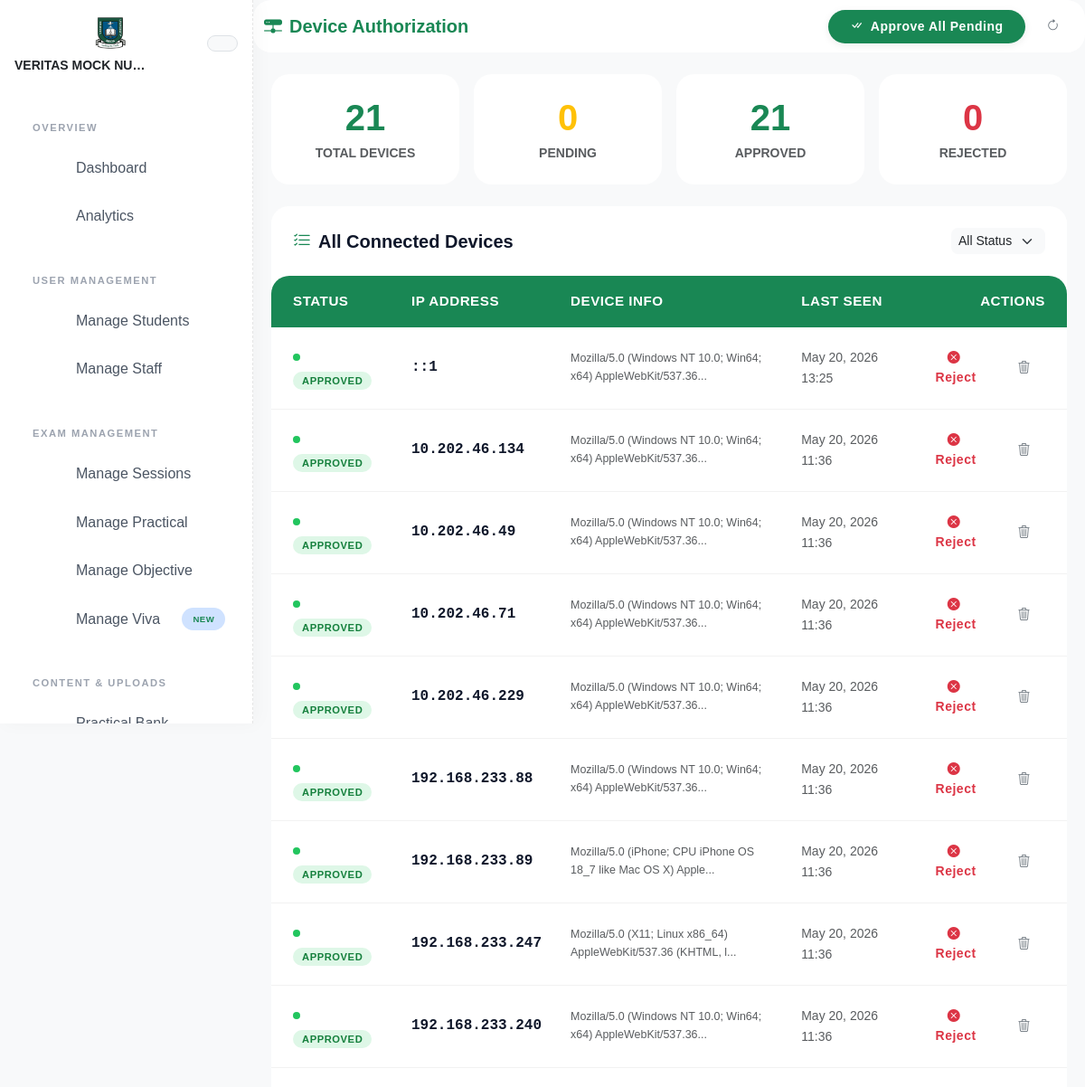
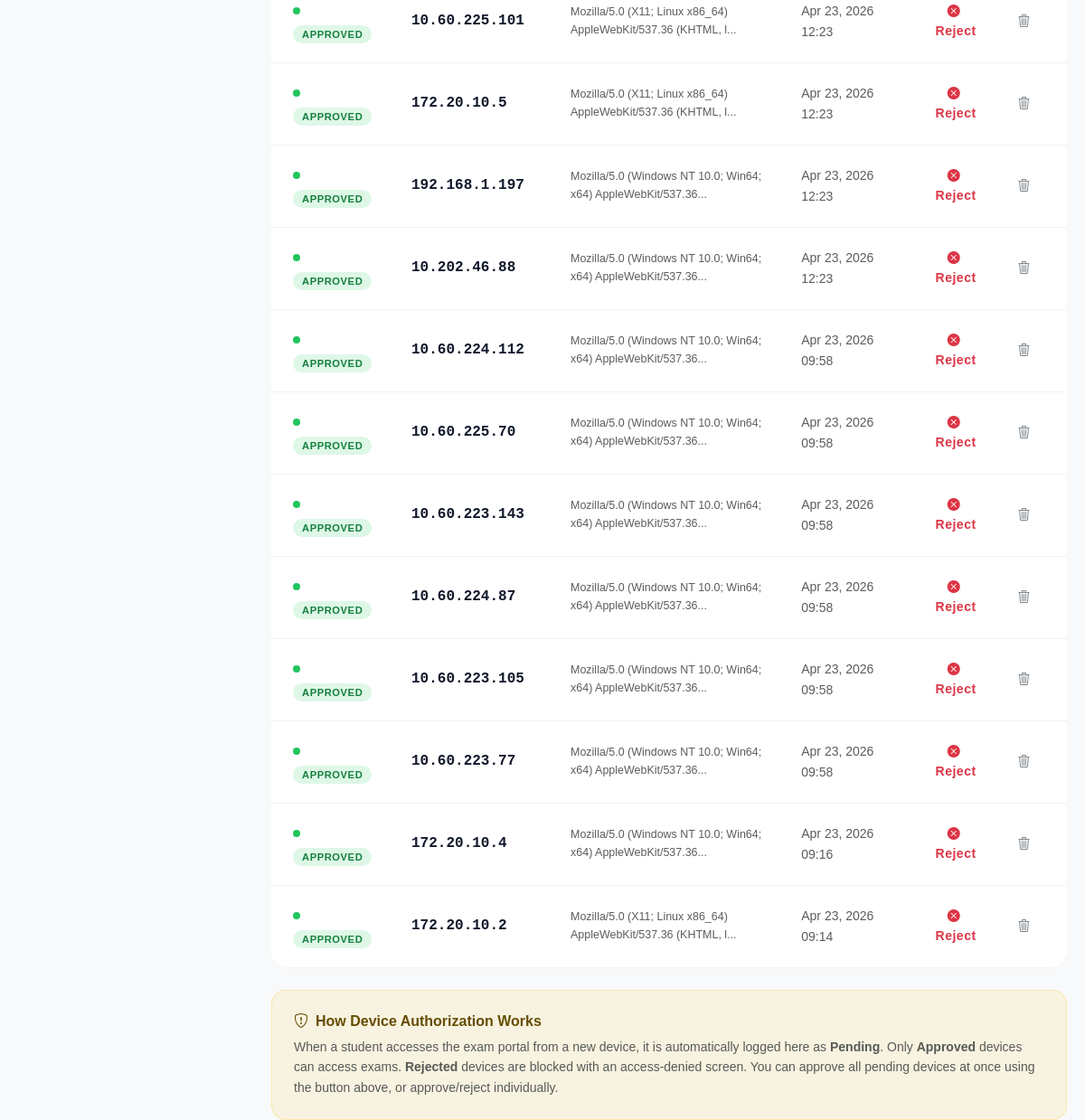
The page /admin_devices.php (signed in) on the database its author committed (2 pictures, top to bottom).
### tables this page shows
CREATE TABLE `approved_devices` (
  `id` int(11) NOT NULL AUTO_INCREMENT,
  `ip_address` varchar(45) NOT NULL,
  `mac_address` varchar(100) DEFAULT NULL,
  `device_info` text DEFAULT NULL,
  `status` enum('pending','approved','rejected') DEFAULT 'pending',
  `last_seen` timestamp NOT NULL DEFAULT current_timestamp() ON UPDATE current_timestamp(),
  `created_at` timestamp NOT NULL DEFAULT current_timestamp(),
  PRIMARY KEY (`id`),
  UNIQUE KEY `idx_approved_ip` (`ip_address`)
);

### admin_devices.php (the view, shortened to what this page needs)
<?php
require 'db.php';
?>
<!DOCTYPE html>
<html lang="en">
<head>
  <link href="assets/css/bootstrap.min.css" rel="stylesheet">
  <link href="https://cdn.jsdelivr.net/npm/bootstrap-icons@1.11.3/font/bootstrap-icons.min.css" rel="stylesheet">
  <link href="style_enhanced.css" rel="stylesheet">
</head>
<body class="bg-light">
<?php include 'admin_sidebar.php'; ?>
<div class="main-content">
  <nav class="navbar navbar-expand-lg navbar-light bg-white shadow-sm mb-4">
    <div class="container-fluid">
      <span class="navbar-brand fw-bold text-primary"><i class="bi bi-hdd-network-fill me-2"></i>Device Authorization</span>
      <div class="ms-auto d-flex gap-2">
        <button class="btn btn-success btn-sm rounded-pill fw-bold px-4" onclick="approveAll()">
          <i class="bi bi-check-all me-1"></i> Approve All Pending
        </button>
        <button class="btn btn-outline-secondary btn-sm rounded-pill px-3" onclick="location.reload()">
          <i class="bi bi-arrow-clockwise"></i>
        </button>
      </div>
    </div>
  </nav>
  <div class="container-xl">
    <div class="row g-3 mb-4">
      <?php
        $stats = $db->query("SELECT status, COUNT(*) as cnt FROM approved_devices GROUP BY status")->fetchAll(PDO::FETCH_KEY_PAIR);
        $pending  = $stats['pending']  ?? 0;
        $approved = $stats['approved'] ?? 0;
        $rejected = $stats['rejected'] ?? 0;
        $total    = $pending + $approved + $rejected;
      ?>
      <div class="col-md-3">
        <div class="card border-0 shadow-sm rounded-4 p-4 text-center">
          <div class="display-6 fw-bold text-primary"><?= $total ?></div>
          <div class="text-muted small fw-bold mt-1">TOTAL DEVICES</div>
        </div>
      </div>
      <div class="col-md-3">
        <div class="card border-0 shadow-sm rounded-4 p-4 text-center">
          <div class="display-6 fw-bold text-warning"><?= $pending ?></div>
          <div class="text-muted small fw-bold mt-1">PENDING</div>
        </div>
      </div>
      <div class="col-md-3">
        <div class="card border-0 shadow-sm rounded-4 p-4 text-center">
          <div class="display-6 fw-bold text-success"><?= $approved ?></div>
          <div class="text-muted small fw-bold mt-1">APPROVED</div>
        </div>
      </div>
      <div class="col-md-3">
        <div class="card border-0 shadow-sm rounded-4 p-4 text-center">
          <div class="display-6 fw-bold text-danger"><?= $rejected ?></div>
          <div class="text-muted small fw-bold mt-1">REJECTED</div>
        </div>
      </div>
    </div>
    <div class="card border-0 shadow-sm rounded-4 overflow-hidden">
      <div class="card-header bg-white border-0 p-4 d-flex justify-content-between align-items-center">
        <h5 class="mb-0 fw-bold"><i class="bi bi-list-check me-2 text-primary"></i>All Connected Devices</h5>
        <div class="d-flex gap-2">
          <select id="filterStatus" class="form-select form-select-sm rounded-3 border-0 bg-light" onchange="filterDevices(this.value)" style="width:auto;">
            <option value="all">All Status</option>
          </select>
        </div>
      </div>
      <div class="card-body p-0">
        <div class="table-responsive">
          <table class="table table-hover align-middle mb-0" id="devicesTable">
            <thead class="bg-light">
              <tr class="small text-uppercase text-muted" style="font-size:0.7rem; letter-spacing:0.05em;">
                <th class="ps-4 py-3 border-0">Status</th>
                <th class="py-3 border-0">IP Address</th>
                <th class="py-3 border-0">Device Info</th>
                <th class="py-3 border-0">Last Seen</th>
                <th class="py-3 border-0 text-end pe-4">Actions</th>
              </tr>
            </thead>
            <tbody>
              <?php
              $devices = $db->query("SELECT * FROM approved_devices ORDER BY FIELD(status,'pending','rejected','approved'), last_seen DESC")->fetchAll(PDO::FETCH_ASSOC);
              if (empty($devices)):
              ?>
              <tr><td colspan="5" class="text-center py-5 text-muted">
                <i class="bi bi-hdd-network display-4 d-block mb-3"></i>
                No devices registered yet. Devices will appear here when students attempt to access the portal.
              </td></tr>
              <?php else: foreach ($devices as $d): ?>
              <tr data-status="<?= $d['status'] ?>">
                <td class="ps-4 py-3">
                  <span class="pulse-dot dot-<?= $d['status'] ?>"></span>
                  <span class="status-badge badge-<?= $d['status'] ?>"><?= strtoupper($d['status']) ?></span>
                </td>
                <td class="py-3">
                  <div class="ip-code"><?= htmlspecialchars($d['ip_address']) ?></div>
                </td>
                <td class="py-3">
                  <div class="text-muted" style="font-size:0.78rem; max-width:280px;" title="<?= htmlspecialchars($d['device_info'] ?? '') ?>">
                    <?= htmlspecialchars(substr($d['device_info'] ?? 'Unknown', 0, 60)) ?><?= strlen($d['device_info'] ?? '') > 60 ? '...' : '' ?>
                  </div>
                </td>
                <td class="py-3">
                  <div class="small text-muted"><?= date('M j, Y H:i', strtotime($d['last_seen'])) ?></div>
                </td>
                <td class="py-3 text-end pe-4">
                  <div class="d-flex justify-content-end gap-2">
                    <?php if ($d['status'] !== 'rejected'): ?>
                    <button class="btn btn-sm btn-outline-danger rounded-pill fw-bold px-3"
                      onclick="deviceAction('reject','<?= htmlspecialchars($d['ip_address']) ?>', this)">
                      <i class="bi bi-x-circle-fill me-1"></i>Reject
                    </button>
                    <?php endif; ?>
                    <button class="btn btn-sm btn-outline-secondary rounded-pill px-3"
                      onclick="deviceAction('delete','<?= htmlspecialchars($d['ip_address']) ?>', this)">
                      <i class="bi bi-trash3"></i>
                    </button>
                  </div>
                </td>
              </tr>
              <?php endforeach; endif; ?>
            </tbody>
          </table>
        </div>
      </div>
    </div>
    <div class="mt-4 p-4 bg-warning bg-opacity-10 border border-warning border-opacity-25 rounded-4">
      <h6 class="fw-bold text-warning-emphasis mb-2"><i class="bi bi-shield-exclamation me-2"></i>How Device Authorization Works</h6>
      <p class="mb-0 small text-muted">
        When a student accesses the exam portal from a new device, it is automatically logged here as <strong>Pending</strong>.
        Only <strong>Approved</strong> devices can access exams. <strong>Rejected</strong> devices are blocked with an access-denied screen.
        You can approve all pending devices at once using the button above, or approve/reject individually.
      </p>
    </div>
  </div>
</div>
</body>
</html>

### rows shown on the page
approved_devices: status "APPROVED", ip_address "::1", device_info "Mozilla/5.0 (Windows NT 10.0; Win64; x64) AppleWebKit/537.36", last_seen "May 20, 2026 13:25"
approved_devices: status "APPROVED", ip_address "10.202.46.134", device_info "Mozilla/5.0 (Windows NT 10.0; Win64; x64) AppleWebKit/537.36", last_seen "May 20, 2026 11:36"
approved_devices: status "APPROVED", ip_address "10.202.46.49", device_info "Mozilla/5.0 (Windows NT 10.0; Win64; x64) AppleWebKit/537.36", last_seen "May 20, 2026 11:36"
approved_devices: status "APPROVED", ip_address "10.202.46.71", device_info "Mozilla/5.0 (Windows NT 10.0; Win64; x64) AppleWebKit/537.36", last_seen "May 20, 2026 11:36"
approved_devices: status "APPROVED", ip_address "10.202.46.229", device_info "Mozilla/5.0 (Windows NT 10.0; Win64; x64) AppleWebKit/537.36", last_seen "May 20, 2026 11:36"
approved_devices: status "APPROVED", ip_address "192.168.233.88", device_info "Mozilla/5.0 (Windows NT 10.0; Win64; x64) AppleWebKit/537.36", last_seen "May 20, 2026 11:36"
approved_devices: status "APPROVED", ip_address "192.168.233.89", device_info "Mozilla/5.0 (iPhone; CPU iPhone OS 18_7 like Mac OS X) Apple", last_seen "May 20, 2026 11:36"
approved_devices: status "APPROVED", ip_address "192.168.233.247", device_info "Mozilla/5.0 (X11; Linux x86_64) AppleWebKit/537.36 (KHTML, l", last_seen "May 20, 2026 11:36"
approved_devices: status "APPROVED", ip_address "192.168.233.240", device_info "Mozilla/5.0 (Windows NT 10.0; Win64; x64) AppleWebKit/537.36", last_seen "May 20, 2026 11:36"
approved_devices: status "APPROVED", ip_address "10.60.225.101", device_info "Mozilla/5.0 (X11; Linux x86_64) AppleWebKit/537.36 (KHTML, l", last_seen "Apr 23, 2026 12:23"
approved_devices: status "APPROVED", ip_address "172.20.10.5", device_info "Mozilla/5.0 (X11; Linux x86_64) AppleWebKit/537.36 (KHTML, l", last_seen "Apr 23, 2026 12:23"
approved_devices: status "APPROVED", ip_address "192.168.1.197", device_info "Mozilla/5.0 (Windows NT 10.0; Win64; x64) AppleWebKit/537.36", last_seen "Apr 23, 2026 12:23"
approved_devices: status "APPROVED", ip_address "10.202.46.88", device_info "Mozilla/5.0 (Windows NT 10.0; Win64; x64) AppleWebKit/537.36", last_seen "Apr 23, 2026 12:23"
approved_devices: status "APPROVED", ip_address "10.60.224.112", device_info "Mozilla/5.0 (Windows NT 10.0; Win64; x64) AppleWebKit/537.36", last_seen "Apr 23, 2026 09:58"
approved_devices: status "APPROVED", ip_address "10.60.225.70", device_info "Mozilla/5.0 (Windows NT 10.0; Win64; x64) AppleWebKit/537.36", last_seen "Apr 23, 2026 09:58"
approved_devices: status "APPROVED", ip_address "10.60.223.143", device_info "Mozilla/5.0 (Windows NT 10.0; Win64; x64) AppleWebKit/537.36", last_seen "Apr 23, 2026 09:58"
approved_devices: status "APPROVED", ip_address "10.60.224.87", device_info "Mozilla/5.0 (Windows NT 10.0; Win64; x64) AppleWebKit/537.36", last_seen "Apr 23, 2026 09:58"
approved_devices: status "APPROVED", ip_address "10.60.223.105", device_info "Mozilla/5.0 (Windows NT 10.0; Win64; x64) AppleWebKit/537.36", last_seen "Apr 23, 2026 09:58"
approved_devices: status "APPROVED", ip_address "10.60.223.77", device_info "Mozilla/5.0 (Windows NT 10.0; Win64; x64) AppleWebKit/537.36", last_seen "Apr 23, 2026 09:58"
approved_devices: status "APPROVED", ip_address "172.20.10.4", device_info "Mozilla/5.0 (Windows NT 10.0; Win64; x64) AppleWebKit/537.36", last_seen "Apr 23, 2026 09:16"
approved_devices: status "APPROVED", ip_address "172.20.10.2", device_info "Mozilla/5.0 (X11; Linux x86_64) AppleWebKit/537.36 (KHTML, l", last_seen "Apr 23, 2026 09:14"

### other values the page prints
$admin_title "VERITAS MOCK NU…"
$total "21"
$pending "0"
$approved "21"
$rejected "0"
